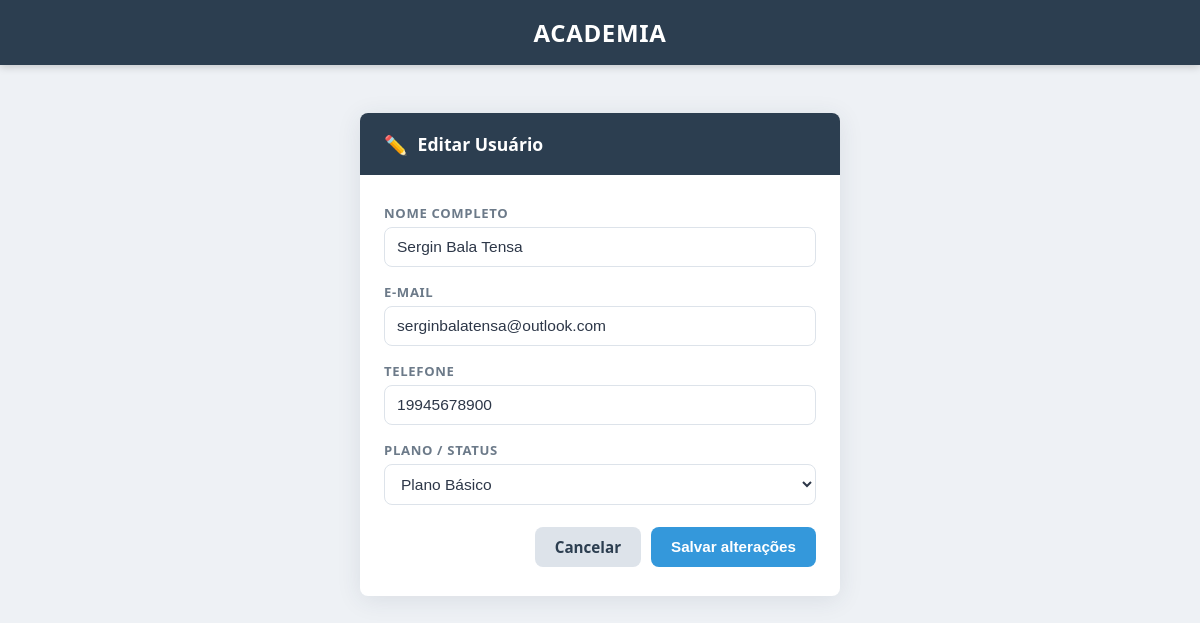
The app's page /edit.php?id=4, older data.
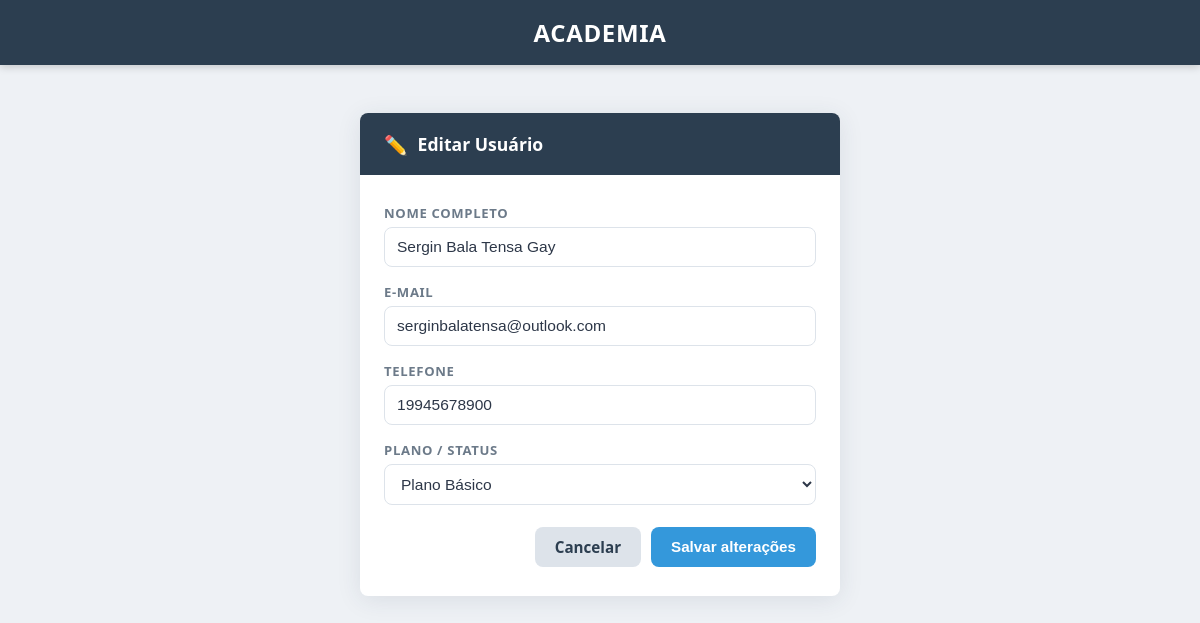
The same page, newer data.
### tables this page shows
CREATE TABLE users (
	id integer primary key autoincrement,
	full_name text not null,
	email text unique not null,
	password text not null,
	phone text,
	created_at date,
	status text
);

### src/Repository/UserRepository.php (called while the page is built, shortened)
<?php
class UserRepository
{
    private PDO $connection;
    public function __construct(PDO $connection)
    {
        $this->connection = $connection;
    }
    public function searchUser(int $id): mixed {
        $sqlUser = "SELECT * FROM users WHERE id = $id;";
        $stmt = $this->connection->query($sqlUser);
        $user = $stmt->fetch(PDO::FETCH_ASSOC);
        return $this->formatUser($user);
    }
    public function formatUser($user){
        return new User(
            $user['id'],
            $user['full_name'],
            $user['email'],
            $user['password'],
            $user['created_at'],
            $user['phone'],
            $user['status']
        );
    }
}

### src/Domain/User.php (called while the page is built, shortened)
<?php
class User {
    private string $full_name;
    private string $email;
    private string $phone;
    private string $status;
    public function __construct(
        ?int $id,
        string $full_name,
        string $email,
        string $password,
        string $date,
        string $phone,
        string $status,
    ) {
        $this->full_name = $full_name;
        $this->email = $email;
        $this->phone = $phone;
        $this->status = $status;
    }
    public function fullName(): string
    {
        return $this->full_name;
    }
    public function email(): string
    {
        return $this->email;
    }
    public function phone(): string
    {
        return $this->phone;
    }
    public function status(): string
    {
        return $this->status;
    }
}

### edit.php (the view, shortened to what this page needs)
<?php
$connection = Connection::getConnection();
$repository = new UserRepository($connection);
$user = $repository->searchUser($_GET['id']);
?>
<!DOCTYPE html>
<html lang="pt-BR">
<head>
  <link rel="stylesheet" href="css/style.css">
</head>
<body>
  <header>
    <h1>Academia</h1>
  </header>
  <main class="page-center">
    <div class="card">
      <div class="card-header">
        <span class="card-icon">✏️</span>
        <h2>Editar Usuário</h2>
      </div>
      <form class="form" action="update.php" method="POST">
        <div class="field-group">
          <label for="name">Nome completo</label>
          <input
            type="text"
            id="name"
            name="name"
            placeholder="Ex: João da Silva"
            value="<?= htmlspecialchars($user->fullName() ?? '') ?>"
            required>
        </div>
        <div class="field-group">
          <label for="email">E-mail</label>
          <input
            type="email"
            id="email"
            name="email"
            placeholder="email@exemplo.com"
            value="<?= htmlspecialchars($user->email() ?? '') ?>"
            required>
        </div>
        <div class="field-group">
          <label for="phone">Telefone</label>
          <input
            type="text"
            id="phone"
            name="phone"
            placeholder="(11) 99999-9999"
            value="<?= htmlspecialchars($user->phone() ?? '') ?>">
        </div>
        <div class="field-group">
          <label for="status">Plano / Status</label>
          <select id="status" name="status">
            <option value="basico"   <?= ($user->status() ?? '') === 'basico'   ? 'selected' : '' ?>>Plano Básico</option>
          </select>
        </div>
        <div class="form-actions">
          <a href="index.php" class="btn btn-secondary">Cancelar</a>
          <button type="submit" class="btn btn-primary">Salvar alterações</button>
        </div>
      </form>
    </div>
  </main>
</body>
</html>

Row changes from the older to the newer data that the page shows:
changed users "serginbalatensa@outlook.com": name "Sergin Bala Tensa" → "Sergin Bala Tensa Gay"
